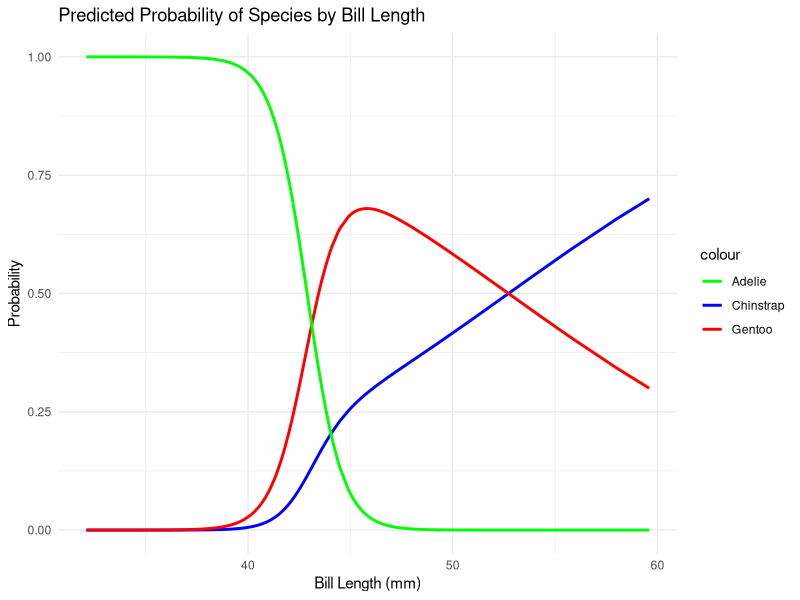
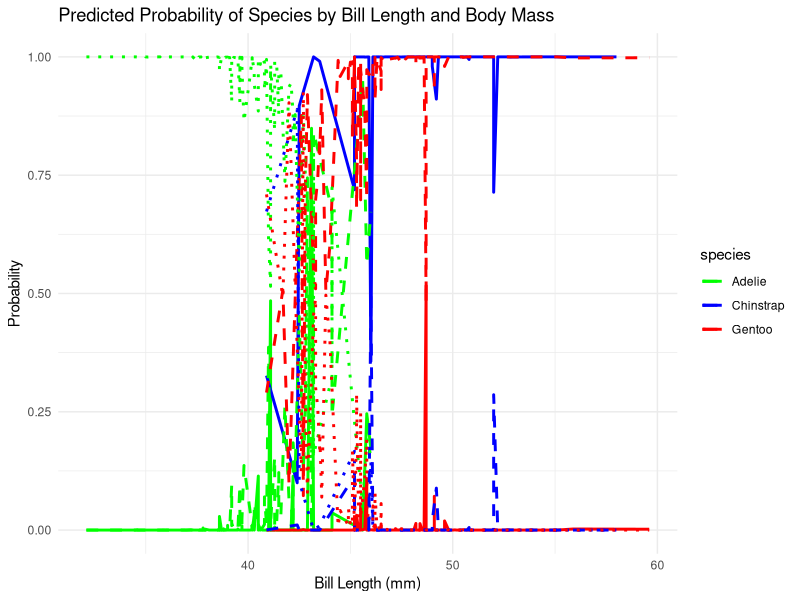

Write the R code that produced these figures, in order.
## ---- chunk 1
# Load necessary libraries
library(ggplot2)
library(palmerpenguins)
library(nnet)  # Load the nnet package for multinomial logistic regression

# Prepare the data
data(penguins)
penguins <- na.omit(penguins)  # Remove NA values to avoid errors in modeling

# Fit the multinomial logistic regression model
model <- multinom(species ~ bill_length_mm, data = penguins)

# Summary of the model
summary(model)

# Compute predicted probabilities
penguins$predicted_prob <- predict(model, type = "probs")

# Create a new data frame for plotting predicted probabilities
plot_data <- data.frame(
  bill_length_mm = penguins$bill_length_mm,
  species = penguins$species,
  Chinstrap = penguins$predicted_prob[, "Chinstrap"],
  Gentoo = penguins$predicted_prob[, "Gentoo"],
  Adelie = penguins$predicted_prob[, "Adelie"]  # Add Adelie probabilities
)

# Plot predicted probabilities
ggplot(plot_data, aes(x = bill_length_mm)) +
  geom_line(aes(y = Chinstrap, color = "Chinstrap"), linewidth = 1) +
  geom_line(aes(y = Gentoo, color = "Gentoo"), linewidth = 1) +
  geom_line(aes(y = Adelie, color = "Adelie"), linewidth = 1) +  # Add a line for Adelie
  labs(title = "Predicted Probability of Species by Bill Length",
       x = "Bill Length (mm)",
       y = "Probability") +
  scale_color_manual(values = c("Chinstrap" = "blue", "Gentoo" = "red", "Adelie" = "green")) +  # Add color for Adelie
  theme_minimal()

## ---- chunk 2
# Load necessary libraries
library(palmerpenguins)  # Contains the dataset
library(nnet)            # For multinomial logistic regression
library(ggplot2)         # For plotting

# Load and prepare the data
data(penguins)
penguins <- na.omit(penguins)  # Remove rows with NA values to avoid errors

# Fit the multinomial logistic regression model with both predictors
model <- multinom(species ~ bill_length_mm + body_mass_g, data = penguins)

# Summary of the model to see coefficients and statistics
summary(model)

# Optionally, plot predicted probabilities if needed
# Compute predicted probabilities for visualization
penguins$predicted_prob <- predict(model, type = "probs")

# Create a new data frame for plotting predicted probabilities
plot_data <- data.frame(
  bill_length_mm = penguins$bill_length_mm,
  body_mass_g = penguins$body_mass_g,
  species = penguins$species,
  Chinstrap = penguins$predicted_prob[, "Chinstrap"],
  Gentoo = penguins$predicted_prob[, "Gentoo"],
  Adelie = penguins$predicted_prob[, "Adelie"]
)

# Example plot: Predicted probabilities vs. bill length colored by species
ggplot(plot_data, aes(x = bill_length_mm, color = species)) +
  geom_line(aes(y = Chinstrap), linewidth = 1, linetype = "solid") +
  geom_line(aes(y = Gentoo), linewidth = 1, linetype = "dashed") +
  geom_line(aes(y = Adelie), linewidth = 1, linetype = "dotted") +
  labs(title = "Predicted Probability of Species by Bill Length and Body Mass",
       x = "Bill Length (mm)",
       y = "Probability") +
  scale_color_manual(values = c("Chinstrap" = "blue", "Gentoo" = "red", "Adelie" = "green")) +
  theme_minimal()

